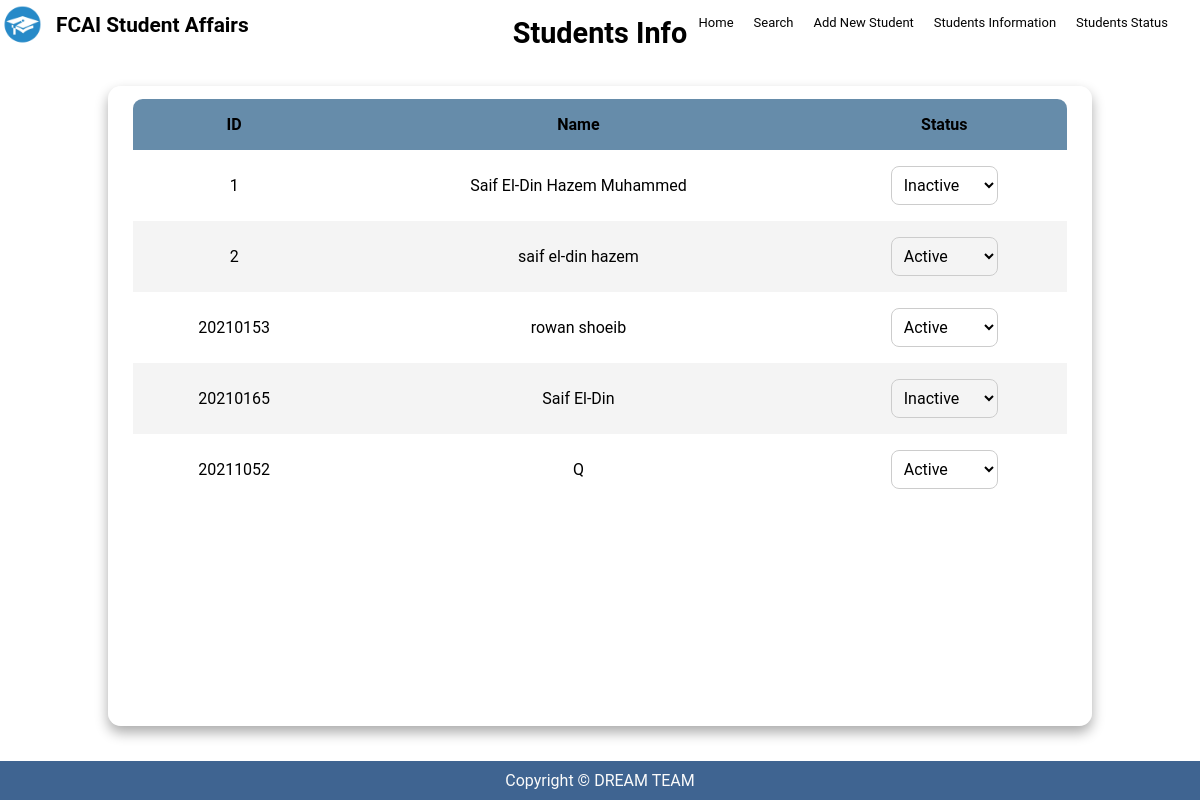
/status/, run on an earlier commit of the app's database.
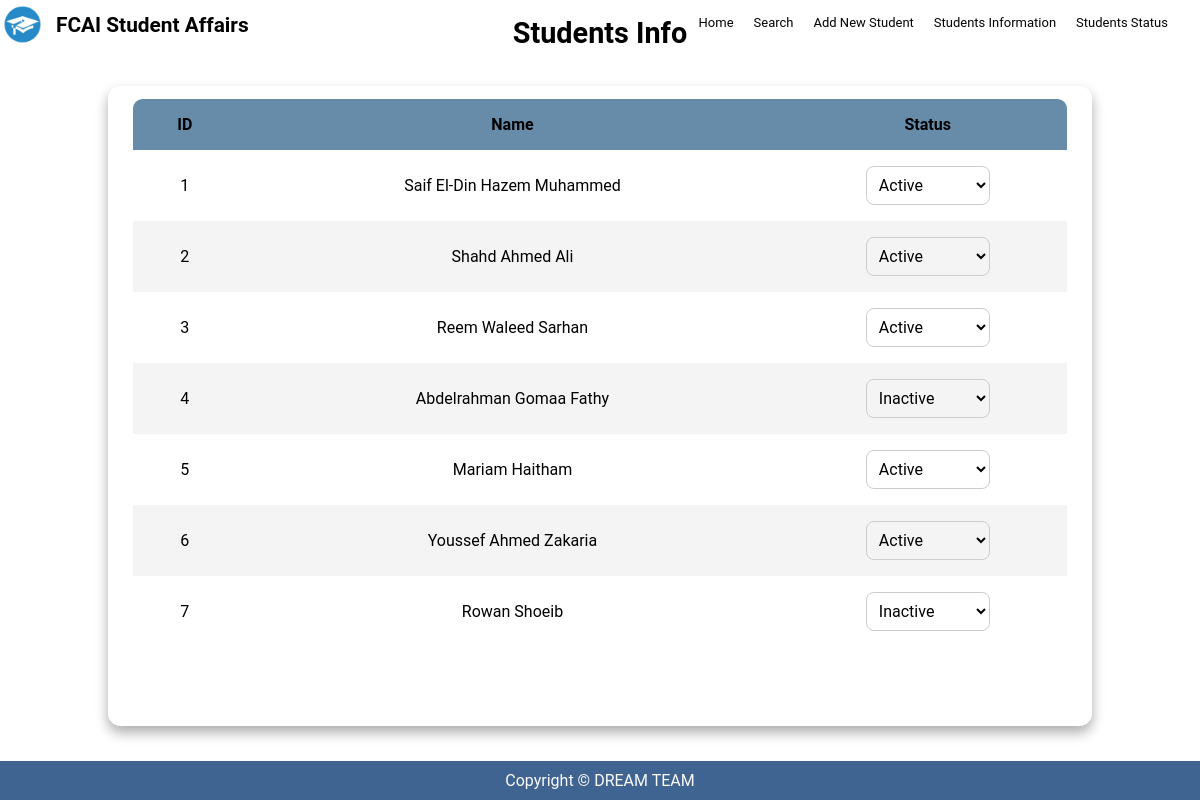
And on a later commit of the database.
### students/models.py (models this page shows, shortened)
class Student(models.Model):
    name = models.CharField(max_length=50)
    status = models.CharField(max_length=25, choices=STATUS)
    birthDate = models.DateField()
    gpa = models.FloatField()
    phoneNumber = models.CharField(max_length=11)
    email = models.EmailField()
    gender = models.CharField(max_length=6, choices=GENDER)
    level = models.IntegerField(choices=LEVEL_CHOICES)
    department = models.CharField(max_length=25, choices=DEPARTMENTS)

### students/views.py (the view)
# urls.py: path('status/', views.studentList, name='status'),
def studentList(request):
    allStudents = Student.objects.all()  # Get all students from the database
    context = {'allStudents': allStudents}
    return render(request, 'studentList.html', context)

### students/templates/studentList.html (shortened to what this page needs)
{% extends 'base.html' %}
{% block body %}
<section class="table__header">
  <h1 class="statusTitle">Students Info</h1>
</section>
<form action="{% url 'students:status' %}" method="POST">
  <div class="allStatusTable">
    <main class="table" id="saifTable">
      <section class="table__body">
        <table>
          <thead>
            <tr>
              <th>ID</th>
              <th>Name</th>
              <th>Status</th>
            </tr>
          </thead>
          <tbody>
            {% for student in allStudents %}
            <div id="studentContainer">
              <tr>
                <td>{{ student.id }}</td>
                <td>{{ student.name }}</td>
                <td>
                  <select name="stDstatus" class="stDstatus" data-student-id="{{ student.id }}">
                    <option value="ACTIVE" {% if student.status == "ACTIVE" %}selected{% endif %}>Active</option>
                    <option value="INACTIVE" {% if student.status == "INACTIVE" %}selected{% endif %}>Inactive</option>
                  </select>
                </td>
              </tr>
            </div>
            {% endfor %}
          </tbody>
        </table>
      </section>
    </main>
  </div>
</form>
{% endblock body %}

What changed in the data, as far as the page shows it:
removed Student: id "20210153", name "rowan shoeib", stDstatus "Active"
removed Student: id "20210165", name "Saif El-Din", stDstatus "Inactive"
removed Student: id "20211052", name "Q", stDstatus "Active"
changed Student "Saif El-Din Hazem Muhammed": stDstatus "Inactive" → "Active"
changed Student id 2: name "saif el-din hazem" → "Shahd Ahmed Ali"
added Student: id "3", name "Reem Waleed Sarhan", stDstatus "Active"
added Student: id "4", name "Abdelrahman Gomaa Fathy", stDstatus "Inactive"
added Student: id "5", name "Mariam Haitham", stDstatus "Active"
added Student: id "6", name "Youssef Ahmed Zakaria", stDstatus "Active"
added Student: id "7", name "Rowan Shoeib", stDstatus "Inactive"
